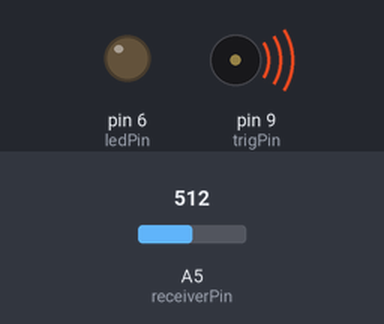
Bench run of a sketch on a simulated Arduino Uno, built with avr-gcc and run on an emulated ATmega328P. Parts: output pins drawn as LEDs (lit = HIGH), buzzer (waves = sounding). The inputs (shaded band) are chosen by the test bench; at power-on: A5 (receiverPin) = 512. What the sketch prints to the serial monitor is not drawn.

Above: at 0.05 s.
Timing chart, 0 to 3.0 s (numbered marks = the images above):
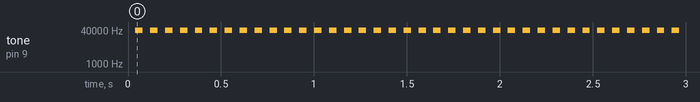

The sketch:

acrc_40kHz_with_Max_val_ratio.ino
```cpp
#include <avr/io.h>
#include <avr/interrupt.h>

int trigPin = 9;
volatile bool state = false;
int ledPin = 6;
int fadeAmount = 5;
int brightness = 0;
int receiverPin = A5;
float outputVoltage;
float highVolt;
float Z0;
float Z1;
float Z2;
float Z3;
float a0;
float a1;
float K;
float IOP;
float m;
float c;
int list1[500] = {};
float outputSumSquares = 0;
int n = 1000; //Number of samples taken for rms
int vRms;

void setup() {
  pinMode(trigPin, OUTPUT);
  pinMode(ledPin, OUTPUT);
  digitalWrite(trigPin, LOW);

  //Write Timer delay calculation


  // Configure Timer1 for CTC mode - Creates the input signal/ wave - do not touch
  TCCR1A = 0;               // Clear Timer1 control register A
  TCCR1B = (1 << WGM12);    // Set CTC mode (Clear Timer on Compare Match)
  OCR1A = 625;              // Set compare value for 1ms intervals (assuming 16MHz clock with 1024 prescaler)
  TIMSK1 = (1 << OCIE1A);   // Enable Timer1 compare interrupt

  sei();                    // Enable global interrupts

  // Start Timer1 with a 1024 prescaler
  TCCR1B |= (1 << CS12) | (1 << CS10);
  Serial.begin(9600);
}

ISR(TIMER1_COMPA_vect) {// Sets the wave - do not touch
  // Toggle state and produce 40kHz signal
  if (state) {
    tone(trigPin, 40000);
  } else {
    noTone(trigPin);
    digitalWrite(trigPin, LOW);
  }
  state = !state;
}

void loop() {// the calculation thingy - u can do stuff
  for (int i=0;i<n;i++){
    delay(1);
    outputVoltage = analogRead(receiverPin);
    // if(outputVoltage > highVolt){ //- for maximum val of the peak
    //   highVolt = outputVoltage;
    // }
    outputSumSquares = outputSumSquares + (pow(outputVoltage,2));// to calculate the Vrms
  }
  vRms = sqrt(outputSumSquares/n) ;

  // Serial.println(vRms); //if u want, u can change the vRms here to highVolt to get the maxvoltage printed
  Serial.println(outputVoltage);
  outputSumSquares = 0;
  vRms = 0;
  delay(100);
  //Serial.println(vRms);
  // outputVoltage = analogRead(receiverPin); //to print out the direct wave form as it is
  // Serial.println(outputVoltage);
  Z1 = (Z0 *(A0 + A1))/(A0 - A1);//Unnecessary for now - the mathematical eqns
  K = (A0*(Z1 + Z0)*(Z1 + Z0))/(Z2*4*Z1*Z0);
  Z2 = (Z3*(1 - K))/(1 + K);
  IOP = m*Z2 - c;
}
```

Measured:
- by itself, tone on pin 9 (trigPin): alternates 40000 Hz for 0.04 s and silent for 0.04 s
